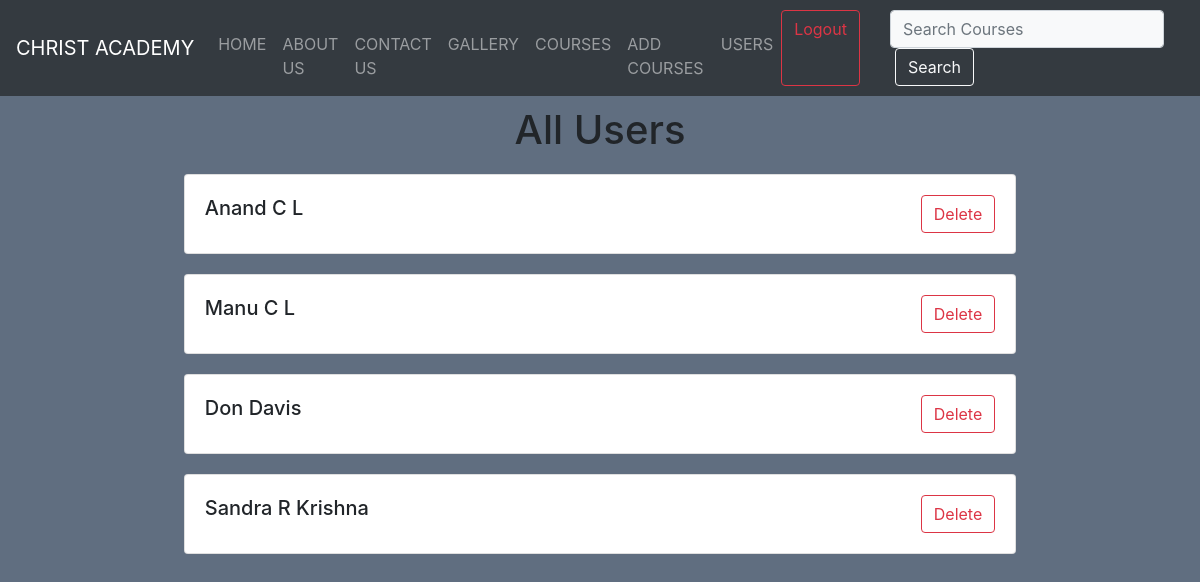
Screenshot of /members/allusers/ (signed in) with the database file from the repository.
### members/models.py (models this page shows)
class CustomUser(AbstractUser):
    phone_num=models.CharField(max_length=20, unique=True)
    address= models.TextField()
    courses=models.ManyToManyField(Course,blank=True)
    REQUIRED_FIELDS=['phone_num']
    objects=UserManager()

### members/views.py (the view)
# urls.py: path('allusers/',allusers,name='allusersPage'),
def allusers(request):
    if request.user.is_superuser:
        users=CustomUser.objects.all()
        return render(request, 'members/allusers.html',{'users':users})

### members/templates/members/allusers.html (shortened to what this page needs)
{% extends 'webapp/base.html' %} {% block content %}
<div class="container">
  <h1 class="text-center">All Users</h1>
  {% for user in users %} {% if not user.is_superuser %}
  <div class="card w-75" style="margin: 20px auto">
    <div class="card-body">
      <div
        style="
          display: flex;
          justify-content: space-between;
          align-items: center;
        "
      >
        <h5 class="card-title">{{user.first_name}} {{user.last_name}}</h5>
        <a
          href="{% url 'deleteuserPage' user.id %}"
          class="btn btn-outline-danger del-user"
          >Delete</a
        >
      </div>
    </div>
  </div>
  {% endif %} {% endfor %}
</div>
{% endblock content %}

### rows the page displays
CustomUser: first_name "Anand", last_name "C L"
CustomUser: first_name "Manu", last_name "C L"
CustomUser: first_name "Don", last_name "Davis"
CustomUser: first_name "Sandra", last_name "R Krishna"
